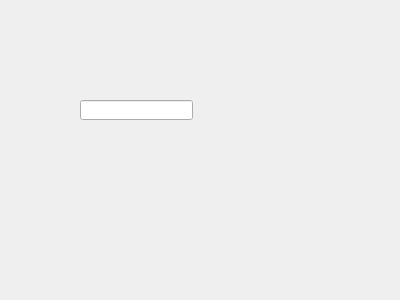
<?xml version="1.0" encoding="UTF-8"?>
<ui version="4.0">
 <class>Form</class>
 <widget class="QWidget" name="Form">
  <property name="geometry">
   <rect>
    <x>0</x>
    <y>0</y>
    <width>400</width>
    <height>300</height>
   </rect>
  </property>
  <property name="windowTitle">
   <string>Form</string>
  </property>
  <widget class="QLineEdit" name="lineEdit">
   <property name="geometry">
    <rect>
     <x>80</x>
     <y>100</y>
     <width>113</width>
     <height>20</height>
    </rect>
   </property>
  </widget>
 </widget>
 <resources/>
 <connections/>
</ui>
